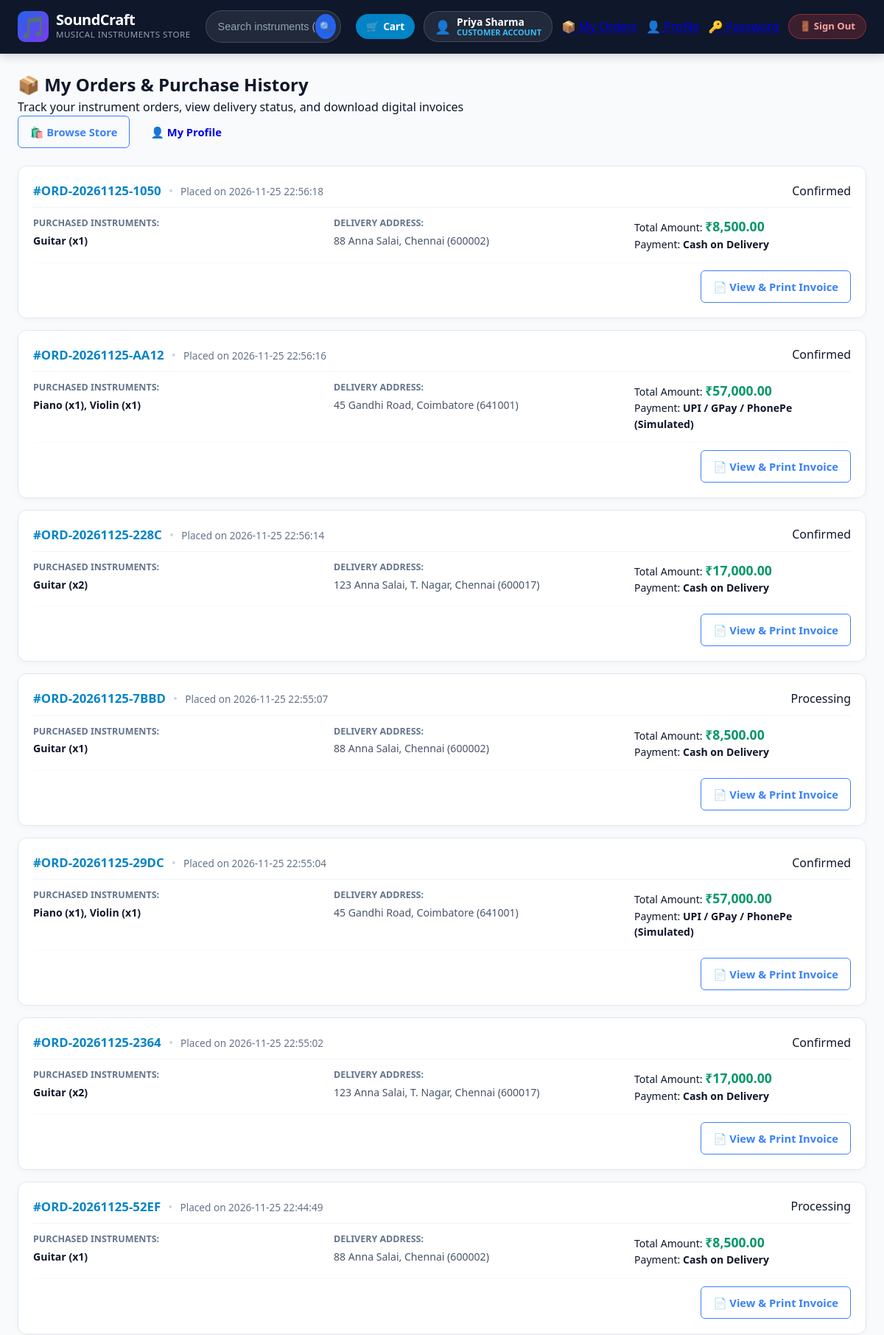
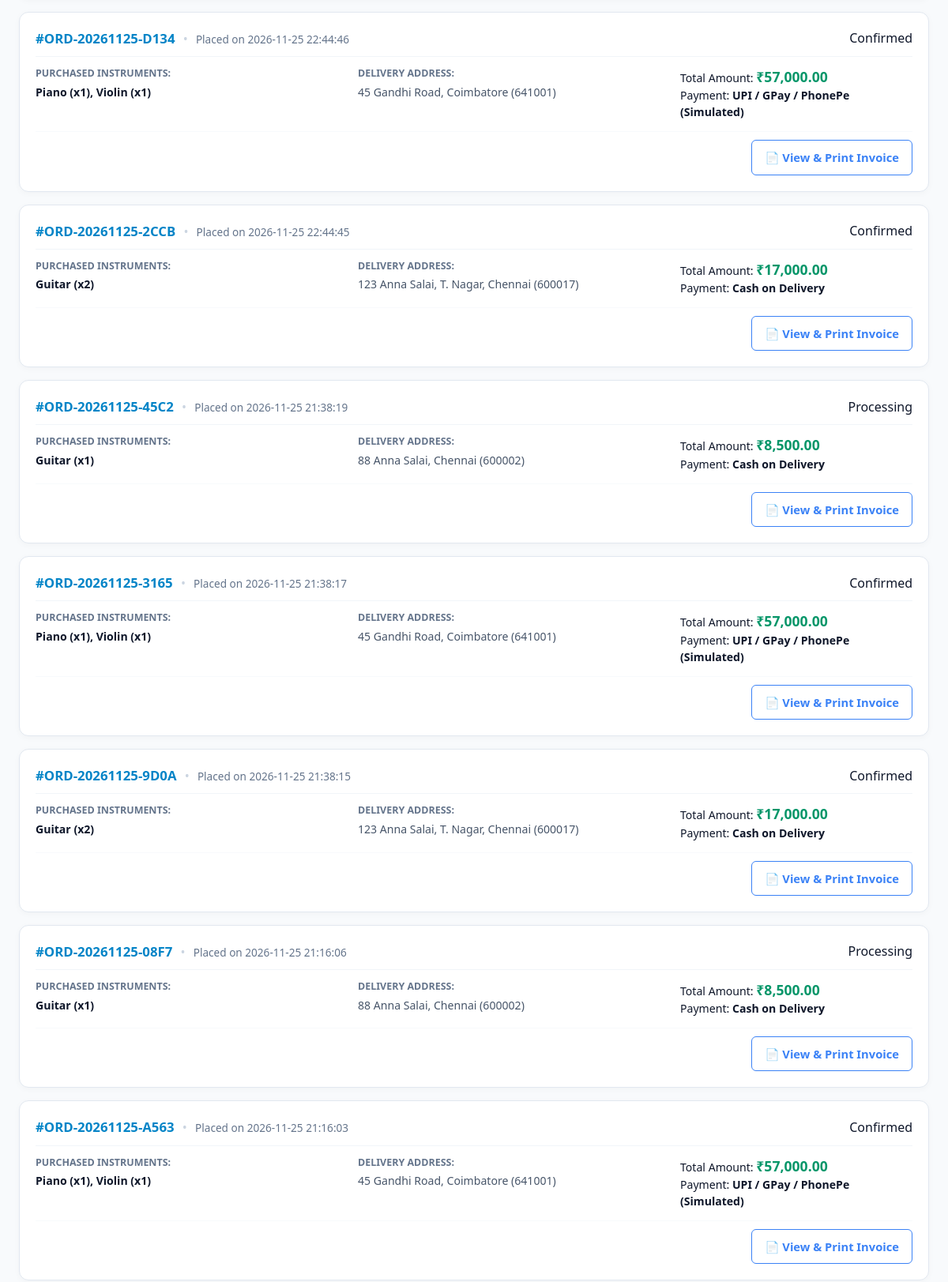
Page /customer/orders (signed in, upper part) on the committed database (2 pictures, top to bottom).
### tables this page shows
CREATE TABLE orders (
            order_id INTEGER PRIMARY KEY AUTOINCREMENT,
            order_number TEXT UNIQUE NOT NULL,
            user_id INTEGER NOT NULL,
            customer_name TEXT NOT NULL,
            customer_email TEXT NOT NULL,
            phone_number TEXT NOT NULL,
            shipping_address TEXT NOT NULL,
            city TEXT NOT NULL DEFAULT '',
            pincode TEXT NOT NULL DEFAULT '',
            payment_method TEXT NOT NULL DEFAULT 'Cash on Delivery',
            total_amount REAL NOT NULL CHECK (total_amount >= 0),
            order_status TEXT NOT NULL DEFAULT 'Confirmed',
            created_at TIMESTAMP DEFAULT CURRENT_TIMESTAMP,
            FOREIGN KEY (user_id) REFERENCES users (user_id) ON DELETE CASCADE
        );

### app.py (the view)
@app.route('/customer/orders')
@customer_login_required
def customer_orders():
    user_id = session.get('user_id')
    orders = get_customer_orders(user_id)
    return render_template('customer/orders.html', orders=orders)

### app.py (called while the page is built)
@app.context_processor
def inject_cart_info():
    cart = session.get('cart', {})
    cart_count = sum(cart.values()) if isinstance(cart, dict) else 0
    return dict(cart_count=cart_count)

def customer_login_required(f):
    @wraps(f)
    def decorated_function(*args, **kwargs):
        if 'user_id' not in session:
            flash("Please sign in to access your customer account.", "warning")
            return redirect(url_for('customer_login', next=request.full_path if request.query_string else request.path))
        return f(*args, **kwargs)
    return decorated_function

### database.py (called while the page is built)
def get_db_connection(db_path=DATABASE_PATH):
    conn = sqlite3.connect(db_path)
    conn.execute("PRAGMA foreign_keys = ON;")
    conn.row_factory = sqlite3.Row
    return conn

def close_db_connection(conn):
    if conn:
        conn.close()

def get_customer_orders(user_id, db_path=DATABASE_PATH):
    conn = get_db_connection(db_path)
    cursor = conn.cursor()
    try:
        cursor.execute("""
            SELECT o.*,
                   COUNT(oi.order_item_id) as item_count,
                   GROUP_CONCAT(oi.instrument_name || ' (x' || oi.quantity || ')', ', ') as items_summary
            FROM orders o
            LEFT JOIN order_items oi ON o.order_id = oi.order_id
            WHERE o.user_id = ?
            GROUP BY o.order_id
            ORDER BY o.order_id DESC;
        """, (user_id,))
        rows = cursor.fetchall()
        return [dict(r) for r in rows]
    finally:
        close_db_connection(conn)

### templates/customer/orders.html (shortened to what this page needs)
{% extends "customer/base_customer.html" %}
{% block content %}
<div class="store-container">
    <div class="content-header-bar" style="margin-bottom: 24px;">
        <div class="header-text-group">
            <h2 class="section-title">📦 My Orders &amp; Purchase History</h2>
            <p class="section-subtitle">Track your instrument orders, view delivery status, and download digital invoices</p>
        </div>
        <div class="header-action-group">
            <a href="{{ url_for('customer_store') }}" class="btn btn-outline-primary">
                <span>🛍️ Browse Store</span>
            </a>
            <a href="{{ url_for('customer_profile') }}" class="btn btn-outline-secondary">
                <span>👤 My Profile</span>
            </a>
        </div>
    </div>
    {% if orders %}
    <div class="orders-list-wrapper">
        {% for o in orders %}
        <div class="order-card-tile">
            <div class="order-tile-header">
                <div class="order-tile-meta">
                    <span class="order-tile-number">#{{ o.order_number }}</span>
                    <span class="order-tile-dot">&bull;</span>
                    <span class="order-tile-date">Placed on {{ o.created_at }}</span>
                </div>
                <div class="order-tile-status-wrap">
                    <span class="order-status-badge status-{{ o.order_status|lower }}">
                        <span>{{ o.order_status }}</span>
                    </span>
                </div>
            </div>
            <div class="order-tile-body">
                <div class="order-tile-items-desc">
                    <div class="order-desc-label">Purchased Instruments:</div>
                    <div class="order-desc-text">{{ o.items_summary or 'Custom Instrument Order' }}</div>
                </div>
                <div class="order-tile-delivery">
                    <div class="order-desc-label">Delivery Address:</div>
                    <div class="order-delivery-address">{{ o.shipping_address }}, {{ o.city }} ({{ o.pincode }})</div>
                </div>
                <div class="order-tile-financials">
                    <div class="order-amount-group">
                        <span class="order-amount-label">Total Amount:</span>
                        <span class="order-amount-val">₹{{ "{:,.2f}".format(o.total_amount) }}</span>
                    </div>
                    <div class="order-pay-method">
                        <span>Payment:</span> <strong>{{ o.payment_method }}</strong>
                    </div>
                </div>
            </div>
            <div class="order-tile-footer">
                <a href="{{ url_for('customer_order_receipt', order_id=o.order_id) }}" class="btn btn-outline-primary btn-sm">
                    <span>📄 View &amp; Print Invoice</span>
                </a>
            </div>
        </div>
        {% endfor %}
    </div>
    {% endif %}
</div>
{% endblock %}

### rows in the picture
orders: order_number "ORD-20261125-1050", created_at "2026-11-25 22:56:18", order_status "Confirmed", items_summary "Guitar (x1)", shipping_address "88 Anna Salai", city "Chennai", pincode "600002", total_amount "8,500.00", payment_method "Cash on Delivery"
orders: order_number "ORD-20261125-AA12", created_at "2026-11-25 22:56:16", order_status "Confirmed", items_summary "Piano (x1), Violin (x1)", shipping_address "45 Gandhi Road", city "Coimbatore", pincode "641001", total_amount "57,000.00", payment_method "UPI / GPay / PhonePe (Simulated)"
orders: order_number "ORD-20261125-228C", created_at "2026-11-25 22:56:14", order_status "Confirmed", items_summary "Guitar (x2)", shipping_address "123 Anna Salai, T. Nagar", city "Chennai", pincode "600017", total_amount "17,000.00", payment_method "Cash on Delivery"
orders: order_number "ORD-20261125-7BBD", created_at "2026-11-25 22:55:07", order_status "Processing", items_summary "Guitar (x1)", shipping_address "88 Anna Salai", city "Chennai", pincode "600002", total_amount "8,500.00", payment_method "Cash on Delivery"
orders: order_number "ORD-20261125-29DC", created_at "2026-11-25 22:55:04", order_status "Confirmed", items_summary "Piano (x1), Violin (x1)", shipping_address "45 Gandhi Road", city "Coimbatore", pincode "641001", total_amount "57,000.00", payment_method "UPI / GPay / PhonePe (Simulated)"
orders: order_number "ORD-20261125-2364", created_at "2026-11-25 22:55:02", order_status "Confirmed", items_summary "Guitar (x2)", shipping_address "123 Anna Salai, T. Nagar", city "Chennai", pincode "600017", total_amount "17,000.00", payment_method "Cash on Delivery"
orders: order_number "ORD-20261125-52EF", created_at "2026-11-25 22:44:49", order_status "Processing", items_summary "Guitar (x1)", shipping_address "88 Anna Salai", city "Chennai", pincode "600002", total_amount "8,500.00", payment_method "Cash on Delivery"
orders: order_number "ORD-20261125-D134", created_at "2026-11-25 22:44:46", order_status "Confirmed", items_summary "Piano (x1), Violin (x1)", shipping_address "45 Gandhi Road", city "Coimbatore", pincode "641001", total_amount "57,000.00", payment_method "UPI / GPay / PhonePe (Simulated)"
orders: order_number "ORD-20261125-2CCB", created_at "2026-11-25 22:44:45", order_status "Confirmed", items_summary "Guitar (x2)", shipping_address "123 Anna Salai, T. Nagar", city "Chennai", pincode "600017", total_amount "17,000.00", payment_method "Cash on Delivery"
orders: order_number "ORD-20261125-45C2", created_at "2026-11-25 21:38:19", order_status "Processing", items_summary "Guitar (x1)", shipping_address "88 Anna Salai", city "Chennai", pincode "600002", total_amount "8,500.00", payment_method "Cash on Delivery"
orders: order_number "ORD-20261125-3165", created_at "2026-11-25 21:38:17", order_status "Confirmed", items_summary "Piano (x1), Violin (x1)", shipping_address "45 Gandhi Road", city "Coimbatore", pincode "641001", total_amount "57,000.00", payment_method "UPI / GPay / PhonePe (Simulated)"
orders: order_number "ORD-20261125-9D0A", created_at "2026-11-25 21:38:15", order_status "Confirmed", items_summary "Guitar (x2)", shipping_address "123 Anna Salai, T. Nagar", city "Chennai", pincode "600017", total_amount "17,000.00", payment_method "Cash on Delivery"
orders: order_number "ORD-20261125-08F7", created_at "2026-11-25 21:16:06", order_status "Processing", items_summary "Guitar (x1)", shipping_address "88 Anna Salai", city "Chennai", pincode "600002", total_amount "8,500.00", payment_method "Cash on Delivery"
orders: order_number "ORD-20261125-A563", created_at "2026-11-25 21:16:03", order_status "Confirmed", items_summary "Piano (x1), Violin (x1)", shipping_address "45 Gandhi Road", city "Coimbatore", pincode "641001", total_amount "57,000.00", payment_method "UPI / GPay / PhonePe (Simulated)"

### other values in the picture
{{ session.get('full_name') or session.get('username') }} "Priya Sharma"
